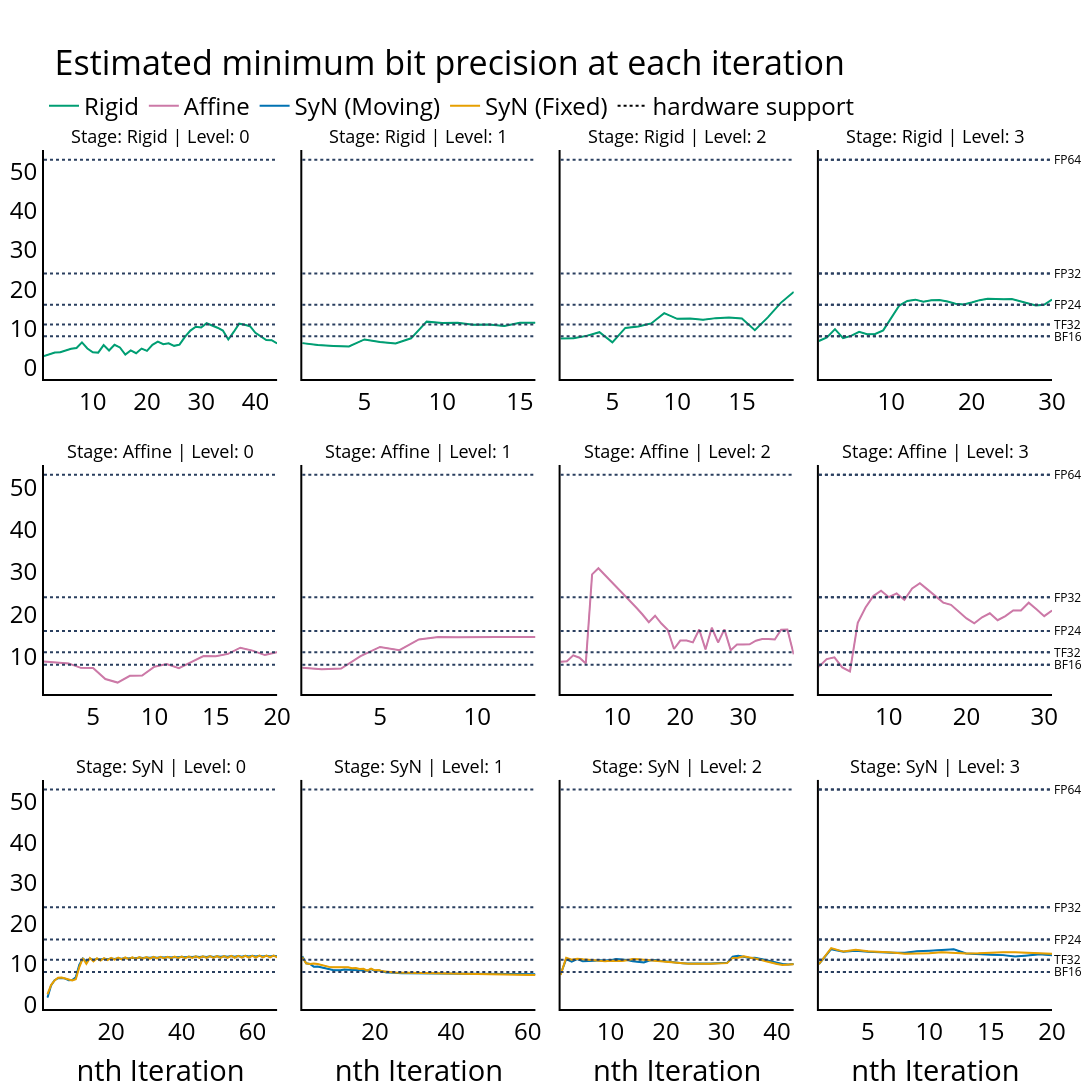

The code cell stored with this chart in its notebook:
### Code cell
import plotly.graph_objects as go
from plotly.subplots import make_subplots

METRIC = "pmin"

BOKEH_COLORBLIND = (
    "#0072B2",  # 0
    "#E69F00",  # 1
    "#F0E442",  # 2
    "#009E73",  # 3
    "#56B4E9",  # 4
    "#D55E00",  # 5
    "#CC79A7",  # 6
    "#000000",  # 7
)
COLORS = {
    "Rigid": BOKEH_COLORBLIND[3],
    "Affine": BOKEH_COLORBLIND[6],
    "SyN (Moving)": BOKEH_COLORBLIND[0],
    "SyN (Fixed)": BOKEH_COLORBLIND[1],
}
fig_dir = Path("figures")


def add_hline(fig, y, text):
    # Only show the horizontal line in the last column
    fig.add_hline(
        y,
        line=dict(dash="dot"),
    )
    fig.add_hline(
        y,
        col=N_LEVELS,
        line=dict(dash="dot"),
        annotation_text=text,
        annotation_position="right",
        annotation_xref="paper",
        annotation_font_size=12,
        annotation_showarrow=False,
        annotation_font_color="black",
    )


# Get sorted unique stages and levels
stages = df["stage"].unique()
levels = sorted(df["level"].unique())

# Create subplot figure
fig = make_subplots(
    rows=len(STAGES),
    cols=N_LEVELS,
    subplot_titles=[
        f"Stage: {stage} | Level: {level}" for stage in stages for level in levels
    ],
    shared_xaxes=False,
    shared_yaxes=True,
    horizontal_spacing=0.025,
    vertical_spacing=0.1,
)
# Update subplot titles font size
for annotation in fig.layout.annotations:
    annotation.font = dict(size=18)

# Map stage to row index
stage_to_row = {stage: i + 1 for i, stage in enumerate(stages)}
level_to_col = {level: i + 1 for i, level in enumerate(levels)}

# Add traces
for i, stage in enumerate(stages):
    for j, level in enumerate(levels):
        sub_df = df[(df["stage"] == stage) & (df["level"] == level)].copy()
        row = stage_to_row[stage]
        col = level_to_col[level]

        showlegend = True if j == 0 else False
        if stage in [RIGID, AFFINE]:
            plot_error(
                fig,
                sub_df,
                row=row,
                col=col,
                metric=METRIC,
                showlegend=showlegend,
                name=stage,
                color=COLORS[stage],
            )
        elif stage == SYN:
            moving_df = sub_df[sub_df["direction"] == "moving"]
            fixed_df = sub_df[sub_df["direction"] == "fixed"]

            # Moving
            plot_error(
                fig,
                moving_df,
                row=row,
                col=col,
                metric=METRIC,
                showlegend=showlegend,
                name="SyN (Moving)",
                color=COLORS["SyN (Moving)"],
                dash="solid",
            )

            # Fixed
            plot_error(
                fig,
                fixed_df,
                row=row,
                col=col,
                metric=METRIC,
                showlegend=showlegend,
                name="SyN (Fixed)",
                color=COLORS["SyN (Fixed)"],
                dash="solid",
            )

# Only add this ONCE (e.g., at subplot [1,1] or outside the loop)
fig.add_trace(
    go.Scatter(
        x=[1],
        y=[0],
        mode="lines",
        line=dict(dash="dot", color="black"),
        name="hardware support",
        showlegend=True,
        hoverinfo="skip",
    ),
    row=1,
    col=1,
)
add_hline(fig, y=53, text="FP64")
add_hline(fig, y=24, text="FP32")
add_hline(fig, y=16, text="FP24")
add_hline(fig, y=11, text="TF32")
add_hline(fig, y=8, text="BF16")

# Layout adjustments
fig.update_layout(
    height=len(STAGES) * 400,
    width=1200,
    font=dict(
        size=24,
        color="black",
    ),
    showlegend=True,
    legend=dict(
        orientation="h",
        yanchor="bottom",
        y=1.025,  # position above the subplots
        xanchor="left",
        x=0,
        traceorder="normal",
    ),
    title="Estimated minimum bit precision at each iteration",
    margin=dict(l=10, r=40, t=150, b=10),
    plot_bgcolor="white",
)
for i in range(1, len(STAGES) * N_LEVELS + 1):
    fig.update_layout(
        {
            f"xaxis{i}": dict(showline=True, linewidth=2, linecolor="black"),
            f"yaxis{i}": dict(showline=True, linewidth=2, linecolor="black"),
        }
    )

# Set x-axis and y-axis titles
for i, _ in enumerate(levels):
    fig.update_xaxes(title_text="nth Iteration", row=len(STAGES), col=i + 1)

fig.show()
# Save the figure
fig.update_layout(
    title=None,
    margin=dict(l=10, r=40, t=10, b=10),
)
fig.write_image(
    fig_dir / f"pmin.pdf",
    width=1200,
    height=len(STAGES) * 400,
    scale=2,
)
